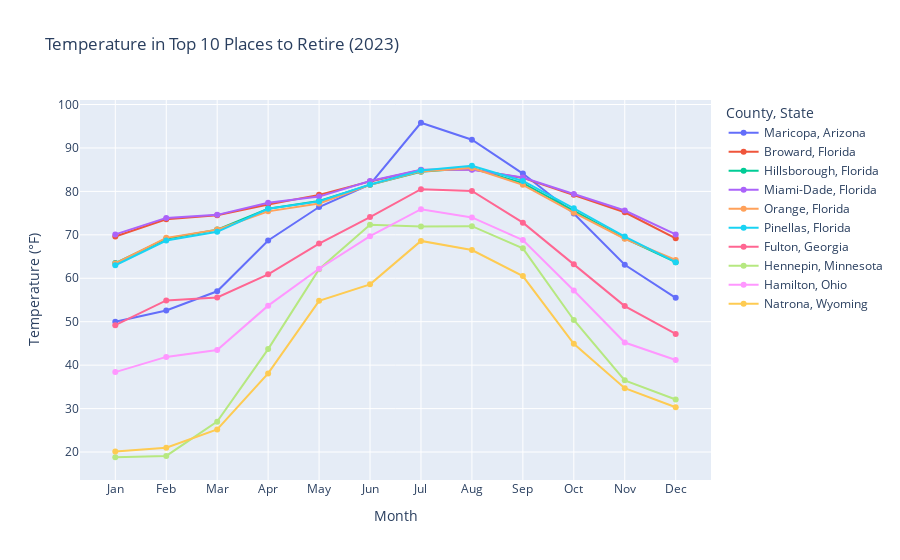
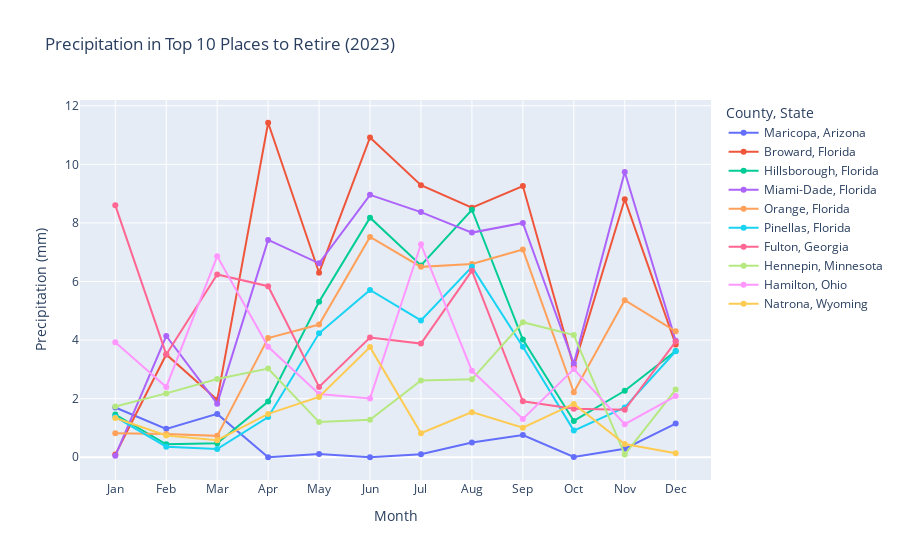

Notebook cell for these charts, in order:
### Code cell
import pandas as pd
import plotly.express as px
import plotly.graph_objects as go

# Assuming final_results is your DataFrame already filtered for the year 2023
final_results = final_results[final_results['year'] == 2023]
# Create a new column for the legend
final_results['County_State'] = final_results['County_Name'] + ', ' + final_results['State']

# Create a line plot for temperature
fig_temp = px.line(
    final_results,
    x='month',
    y='temp',
    color='County_State',  # Use the new column for legend
    markers=True,
    title='Temperature in Top 10 Places to Retire (2023)'
)

# Update layout for temperature
fig_temp.update_layout(
    xaxis_title='Month',
    yaxis_title='Temperature (°F)',  # Adjust unit as needed
    legend_title='County, State',
)

# Show temperature plot
fig_temp.show()

# Create a line plot for precipitation
fig_percip = px.line(
    final_results,
    x='month',
    y='percip',
    color='County_State',  # Use the new column for legend
    markers=True,
    title='Precipitation in Top 10 Places to Retire (2023)'
)

# Update layout for precipitation
fig_percip.update_layout(
    xaxis_title='Month',
    yaxis_title='Precipitation (mm)',  # Adjust unit as needed
    legend_title='County, State',
)

# Show precipitation plot
fig_percip.show()

### Figure 1 — Plotly figure (JSON) as saved in the notebook; plotly's stock layout.template omitted (floating-point values rounded to 4 significant figures)
{"data": [{"hovertemplate": "County_State=Maricopa, Arizona<br>month=%{x}<br>temp=%{y}<extra></extra>", "legendgroup": "Maricopa, Arizona", "line": {"color": "#636efa", "dash": "solid"}, "marker": {"symbol": "circle"}, "mode": "markers+lines", "name": "Maricopa, Arizona", "orientation": "v", "showlegend": true, "type": "scatter", "x": ["Jan", "Feb", "Mar", "Apr", "May", "Jun", "Jul", "Aug", "Sep", "Oct", "Nov", "Dec"], "xaxis": "x", "y": [50, 52.6, 57, 68.7, 76.4, 81.6, 95.8, 91.9, 84.1, 74.9, 63.1, 55.5], "yaxis": "y"}, {"hovertemplate": "County_State=Broward, Florida<br>month=%{x}<br>temp=%{y}<extra></extra>", "legendgroup": "Broward, Florida", "line": {"color": "#EF553B", "dash": "solid"}, "marker": {"symbol": "circle"}, "mode": "markers+lines", "name": "Broward, Florida", "orientation": "v", "showlegend": true, "type": "scatter", "x": ["Jan", "Feb", "Mar", "Apr", "May", "Jun", "Jul", "Aug", "Sep", "Oct", "Nov", "Dec"], "xaxis": "x", "y": [69.6, 73.6, 74.5, 77, 79.2, 82.3, 84.9, 85.1, 83.1, 79.2, 75.2, 69.2], "yaxis": "y"}, {"hovertemplate": "County_State=Hillsborough, Florida<br>month=%{x}<br>temp=%{y}<extra></extra>", "legendgroup": "Hillsborough, Florida", "line": {"color": "#00cc96", "dash": "solid"}, "marker": {"symbol": "circle"}, "mode": "markers+lines", "name": "Hillsborough, Florida", "orientation": "v", "showlegend": true, "type": "scatter", "x": ["Jan", "Feb", "Mar", "Apr", "May", "Jun", "Jul", "Aug", "Sep", "Oct", "Nov", "Dec"], "xaxis": "x", "y": [63.5, 69.1, 71.2, 76, 77.8, 81.5, 84.5, 85.4, 81.9, 75.5, 69.2, 63.7], "yaxis": "y"}, {"hovertemplate": "County_State=Miami-Dade, Florida<br>month=%{x}<br>temp=%{y}<extra></extra>", "legendgroup": "Miami-Dade, Florida", "line": {"color": "#ab63fa", "dash": "solid"}, "marker": {"symbol": "circle"}, "mode": "markers+lines", "name": "Miami-Dade, Florida", "orientation": "v", "showlegend": true, "type": "scatter", "x": ["Jan", "Feb", "Mar", "Apr", "May", "Jun", "Jul", "Aug", "Sep", "Oct", "Nov", "Dec"], "xaxis": "x", "y": [70.1, 73.9, 74.6, 77.4, 78.8, 82.4, 85, 85, 83.2, 79.4, 75.6, 70.1], "yaxis": "y"}, {"hovertemplate": "County_State=Orange, Florida<br>month=%{x}<br>temp=%{y}<extra></extra>", "legendgroup": "Orange, Florida", "line": {"color": "#FFA15A", "dash": "solid"}, "marker": {"symbol": "circle"}, "mode": "markers+lines", "name": "Orange, Florida", "orientation": "v", "showlegend": true, "type": "scatter", "x": ["Jan", "Feb", "Mar", "Apr", "May", "Jun", "Jul", "Aug", "Sep", "Oct", "Nov", "Dec"], "xaxis": "x", "y": [63.4, 69.3, 71.2, 75.4, 77.2, 81.5, 84.6, 85.4, 81.5, 75.1, 69.1, 64.2], "yaxis": "y"}, {"hovertemplate": "County_State=Pinellas, Florida<br>month=%{x}<br>temp=%{y}<extra></extra>", "legendgroup": "Pinellas, Florida", "line": {"color": "#19d3f3", "dash": "solid"}, "marker": {"symbol": "circle"}, "mode": "markers+lines", "name": "Pinellas, Florida", "orientation": "v", "showlegend": true, "type": "scatter", "x": ["Jan", "Feb", "Mar", "Apr", "May", "Jun", "Jul", "Aug", "Sep", "Oct", "Nov", "Dec"], "xaxis": "x", "y": [63, 68.7, 70.7, 76, 77.7, 81.6, 84.8, 85.9, 82.4, 76.1, 69.6, 63.7], "yaxis": "y"}, {"hovertemplate": "County_State=Fulton, Georgia<br>month=%{x}<br>temp=%{y}<extra></extra>", "legendgroup": "Fulton, Georgia", "line": {"color": "#FF6692", "dash": "solid"}, "marker": {"symbol": "circle"}, "mode": "markers+lines", "name": "Fulton, Georgia", "orientation": "v", "showlegend": true, "type": "scatter", "x": ["Jan", "Feb", "Mar", "Apr", "May", "Jun", "Jul", "Aug", "Sep", "Oct", "Nov", "Dec"], "xaxis": "x", "y": [49.2, 54.9, 55.6, 60.9, 68, 74.1, 80.5, 80.1, 72.8, 63.2, 53.6, 47.2], "yaxis": "y"}, {"hovertemplate": "County_State=Hennepin, Minnesota<br>month=%{x}<br>temp=%{y}<extra></extra>", "legendgroup": "Hennepin, Minnesota", "line": {"color": "#B6E880", "dash": "solid"}, "marker": {"symbol": "circle"}, "mode": "markers+lines", "name": "Hennepin, Minnesota", "orientation": "v", "showlegend": true, "type": "scatter", "x": ["Jan", "Feb", "Mar", "Apr", "May", "Jun", "Jul", "Aug", "Sep", "Oct", "Nov", "Dec"], "xaxis": "x", "y": [18.8, 19.1, 27, 43.7, 62.1, 72.3, 71.9, 72, 66.9, 50.4, 36.5, 32.1], "yaxis": "y"}, {"hovertemplate": "County_State=Hamilton, Ohio<br>month=%{x}<br>temp=%{y}<extra></extra>", "legendgroup": "Hamilton, Ohio", "line": {"color": "#FF97FF", "dash": "solid"}, "marker": {"symbol": "circle"}, "mode": "markers+lines", "name": "Hamilton, Ohio", "orientation": "v", "showlegend": true, "type": "scatter", "x": ["Jan", "Feb", "Mar", "Apr", "May", "Jun", "Jul", "Aug", "Sep", "Oct", "Nov", "Dec"], "xaxis": "x", "y": [38.4, 41.9, 43.5, 53.7, 62.2, 69.7, 75.9, 74, 68.8, 57.2, 45.2, 41.2], "yaxis": "y"}, {"hovertemplate": "County_State=Natrona, Wyoming<br>month=%{x}<br>temp=%{y}<extra></extra>", "legendgroup": "Natrona, Wyoming", "line": {"color": "#FECB52", "dash": "solid"}, "marker": {"symbol": "circle"}, "mode": "markers+lines", "name": "Natrona, Wyoming", "orientation": "v", "showlegend": true, "type": "scatter", "x": ["Jan", "Feb", "Mar", "Apr", "May", "Jun", "Jul", "Aug", "Sep", "Oct", "Nov", "Dec"], "xaxis": "x", "y": [20.1, 21, 25.2, 38.1, 54.8, 58.6, 68.6, 66.5, 60.5, 44.9, 34.7, 30.3], "yaxis": "y"}], "layout": {"legend": {"title": {"text": "County, State"}, "tracegroupgap": 0}, "title": {"text": "Temperature in Top 10 Places to Retire (2023)"}, "xaxis": {"anchor": "y", "domain": [0, 1], "title": {"text": "Month"}}, "yaxis": {"anchor": "x", "domain": [0, 1], "title": {"text": "Temperature (°F)"}}}}

### Figure 2 — Plotly figure (JSON) as saved in the notebook; plotly's stock layout.template omitted (floating-point values rounded to 4 significant figures)
{"data": [{"hovertemplate": "County_State=Maricopa, Arizona<br>month=%{x}<br>percip=%{y}<extra></extra>", "legendgroup": "Maricopa, Arizona", "line": {"color": "#636efa", "dash": "solid"}, "marker": {"symbol": "circle"}, "mode": "markers+lines", "name": "Maricopa, Arizona", "orientation": "v", "showlegend": true, "type": "scatter", "x": ["Jan", "Feb", "Mar", "Apr", "May", "Jun", "Jul", "Aug", "Sep", "Oct", "Nov", "Dec"], "xaxis": "x", "y": [1.7, 0.97, 1.48, 0, 0.11, 0, 0.1, 0.5, 0.76, 0.01, 0.29, 1.15], "yaxis": "y"}, {"hovertemplate": "County_State=Broward, Florida<br>month=%{x}<br>percip=%{y}<extra></extra>", "legendgroup": "Broward, Florida", "line": {"color": "#EF553B", "dash": "solid"}, "marker": {"symbol": "circle"}, "mode": "markers+lines", "name": "Broward, Florida", "orientation": "v", "showlegend": true, "type": "scatter", "x": ["Jan", "Feb", "Mar", "Apr", "May", "Jun", "Jul", "Aug", "Sep", "Oct", "Nov", "Dec"], "xaxis": "x", "y": [0.09, 3.51, 1.96, 11.42, 6.3, 10.92, 9.29, 8.52, 9.26, 3.09, 8.81, 3.85], "yaxis": "y"}, {"hovertemplate": "County_State=Hillsborough, Florida<br>month=%{x}<br>percip=%{y}<extra></extra>", "legendgroup": "Hillsborough, Florida", "line": {"color": "#00cc96", "dash": "solid"}, "marker": {"symbol": "circle"}, "mode": "markers+lines", "name": "Hillsborough, Florida", "orientation": "v", "showlegend": true, "type": "scatter", "x": ["Jan", "Feb", "Mar", "Apr", "May", "Jun", "Jul", "Aug", "Sep", "Oct", "Nov", "Dec"], "xaxis": "x", "y": [1.46, 0.44, 0.48, 1.9, 5.31, 8.18, 6.55, 8.45, 4.02, 1.24, 2.27, 3.63], "yaxis": "y"}, {"hovertemplate": "County_State=Miami-Dade, Florida<br>month=%{x}<br>percip=%{y}<extra></extra>", "legendgroup": "Miami-Dade, Florida", "line": {"color": "#ab63fa", "dash": "solid"}, "marker": {"symbol": "circle"}, "mode": "markers+lines", "name": "Miami-Dade, Florida", "orientation": "v", "showlegend": true, "type": "scatter", "x": ["Jan", "Feb", "Mar", "Apr", "May", "Jun", "Jul", "Aug", "Sep", "Oct", "Nov", "Dec"], "xaxis": "x", "y": [0.05, 4.14, 1.83, 7.42, 6.62, 8.96, 8.37, 7.67, 8, 3.2, 9.74, 3.98], "yaxis": "y"}, {"hovertemplate": "County_State=Orange, Florida<br>month=%{x}<br>percip=%{y}<extra></extra>", "legendgroup": "Orange, Florida", "line": {"color": "#FFA15A", "dash": "solid"}, "marker": {"symbol": "circle"}, "mode": "markers+lines", "name": "Orange, Florida", "orientation": "v", "showlegend": true, "type": "scatter", "x": ["Jan", "Feb", "Mar", "Apr", "May", "Jun", "Jul", "Aug", "Sep", "Oct", "Nov", "Dec"], "xaxis": "x", "y": [0.82, 0.79, 0.73, 4.07, 4.53, 7.52, 6.5, 6.6, 7.09, 2.22, 5.36, 4.3], "yaxis": "y"}, {"hovertemplate": "County_State=Pinellas, Florida<br>month=%{x}<br>percip=%{y}<extra></extra>", "legendgroup": "Pinellas, Florida", "line": {"color": "#19d3f3", "dash": "solid"}, "marker": {"symbol": "circle"}, "mode": "markers+lines", "name": "Pinellas, Florida", "orientation": "v", "showlegend": true, "type": "scatter", "x": ["Jan", "Feb", "Mar", "Apr", "May", "Jun", "Jul", "Aug", "Sep", "Oct", "Nov", "Dec"], "xaxis": "x", "y": [1.38, 0.36, 0.28, 1.37, 4.23, 5.71, 4.67, 6.5, 3.77, 0.91, 1.7, 3.62], "yaxis": "y"}, {"hovertemplate": "County_State=Fulton, Georgia<br>month=%{x}<br>percip=%{y}<extra></extra>", "legendgroup": "Fulton, Georgia", "line": {"color": "#FF6692", "dash": "solid"}, "marker": {"symbol": "circle"}, "mode": "markers+lines", "name": "Fulton, Georgia", "orientation": "v", "showlegend": true, "type": "scatter", "x": ["Jan", "Feb", "Mar", "Apr", "May", "Jun", "Jul", "Aug", "Sep", "Oct", "Nov", "Dec"], "xaxis": "x", "y": [8.6, 3.51, 6.24, 5.84, 2.4, 4.09, 3.88, 6.37, 1.91, 1.66, 1.62, 3.95], "yaxis": "y"}, {"hovertemplate": "County_State=Hennepin, Minnesota<br>month=%{x}<br>percip=%{y}<extra></extra>", "legendgroup": "Hennepin, Minnesota", "line": {"color": "#B6E880", "dash": "solid"}, "marker": {"symbol": "circle"}, "mode": "markers+lines", "name": "Hennepin, Minnesota", "orientation": "v", "showlegend": true, "type": "scatter", "x": ["Jan", "Feb", "Mar", "Apr", "May", "Jun", "Jul", "Aug", "Sep", "Oct", "Nov", "Dec"], "xaxis": "x", "y": [1.73, 2.18, 2.67, 3.03, 1.2, 1.28, 2.62, 2.66, 4.61, 4.17, 0.09, 2.31], "yaxis": "y"}, {"hovertemplate": "County_State=Hamilton, Ohio<br>month=%{x}<br>percip=%{y}<extra></extra>", "legendgroup": "Hamilton, Ohio", "line": {"color": "#FF97FF", "dash": "solid"}, "marker": {"symbol": "circle"}, "mode": "markers+lines", "name": "Hamilton, Ohio", "orientation": "v", "showlegend": true, "type": "scatter", "x": ["Jan", "Feb", "Mar", "Apr", "May", "Jun", "Jul", "Aug", "Sep", "Oct", "Nov", "Dec"], "xaxis": "x", "y": [3.93, 2.4, 6.86, 3.77, 2.16, 2.01, 7.27, 2.95, 1.31, 3.01, 1.13, 2.09], "yaxis": "y"}, {"hovertemplate": "County_State=Natrona, Wyoming<br>month=%{x}<br>percip=%{y}<extra></extra>", "legendgroup": "Natrona, Wyoming", "line": {"color": "#FECB52", "dash": "solid"}, "marker": {"symbol": "circle"}, "mode": "markers+lines", "name": "Natrona, Wyoming", "orientation": "v", "showlegend": true, "type": "scatter", "x": ["Jan", "Feb", "Mar", "Apr", "May", "Jun", "Jul", "Aug", "Sep", "Oct", "Nov", "Dec"], "xaxis": "x", "y": [1.34, 0.74, 0.58, 1.48, 2.06, 3.76, 0.82, 1.54, 1.01, 1.82, 0.45, 0.14], "yaxis": "y"}], "layout": {"legend": {"title": {"text": "County, State"}, "tracegroupgap": 0}, "title": {"text": "Precipitation in Top 10 Places to Retire (2023)"}, "xaxis": {"anchor": "y", "domain": [0, 1], "title": {"text": "Month"}}, "yaxis": {"anchor": "x", "domain": [0, 1], "title": {"text": "Precipitation (mm)"}}}}
